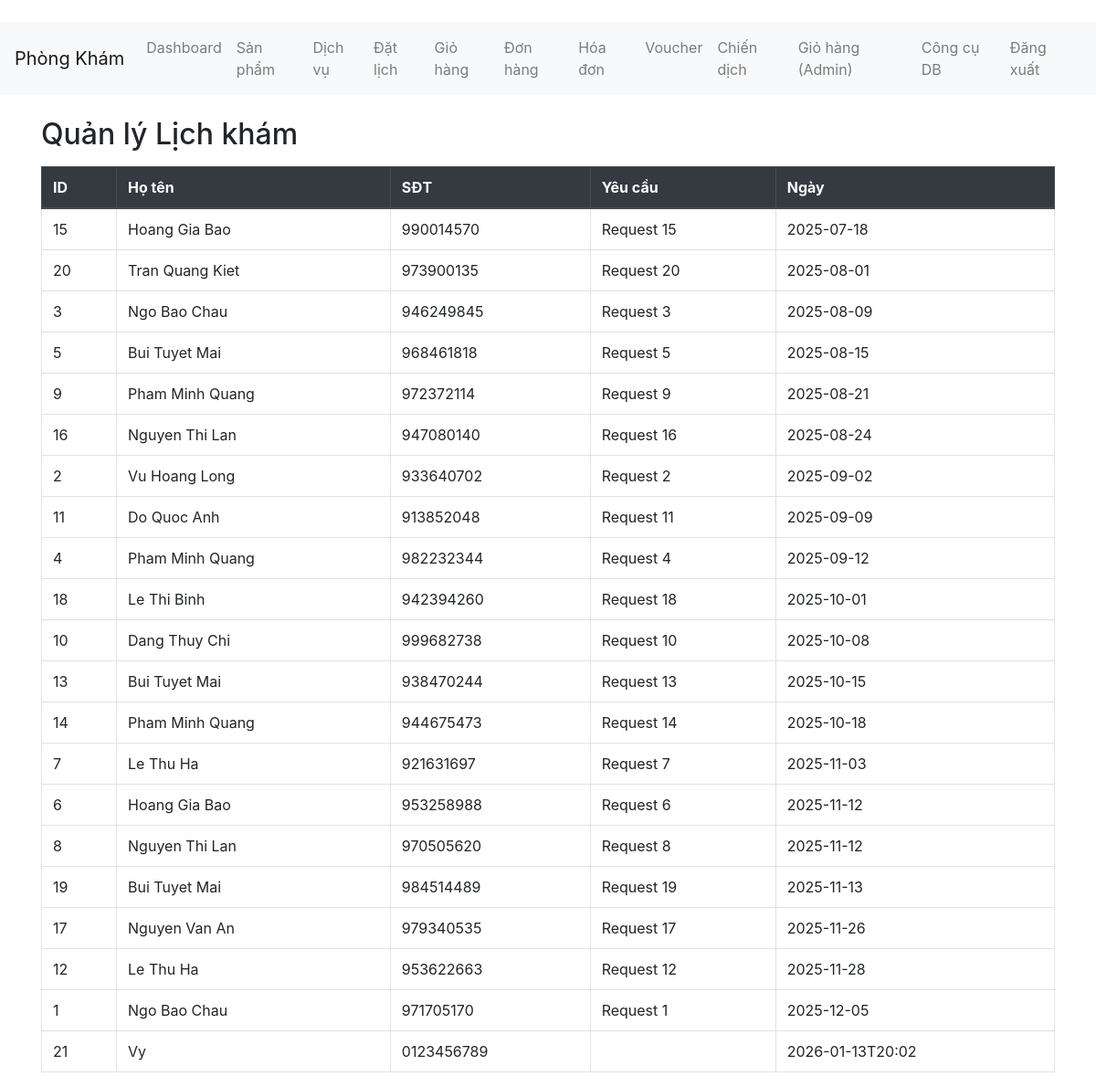
The page /admin/schedule (signed in) on the database its author committed.
### tables this page shows
CREATE TABLE bookings (stt INTEGER PRIMARY KEY, name TEXT, phone TEXT, timebooking TEXT, require TEXT);

### app.py (the view)
@app.route("/admin/schedule")
def admin_schedule():
    if session.get("role") != "admin":
        return redirect(url_for("login"))
    conn = get_conn()
    rows = conn.execute(
        "SELECT stt, name, phone, timebooking, require FROM bookings ORDER BY timebooking"
    ).fetchall()
    conn.close()
    return render_template("admin_schedule.html", bookings=[dict(r) for r in rows])

### app.py (called while the page is built)
def get_conn() -> sqlite3.Connection:
    conn = sqlite3.connect(DB_PATH)
    conn.row_factory = sqlite3.Row
    conn.execute("PRAGMA foreign_keys = ON")
    return conn

### template/admin_schedule.html
﻿{% extends "base.html" %}
{% block content %}
<h2>Quản lý Lịch khám</h2>
<table class="table table-bordered mt-3">
  <thead class="thead-dark">
    <tr>
      <th>ID</th><th>Họ tên</th><th>SĐT</th><th>Yêu cầu</th><th>Ngày</th>
    </tr>
  </thead>
  <tbody>
    {% for b in bookings %}
    <tr>
      <td>{{ b["stt"] }}</td>
      <td>{{ b["name"] }}</td>
      <td>{{ b["phone"] }}</td>
      <td>{{ b["require"] }}</td>
      <td>{{ b["timebooking"] }}</td>
    </tr>
    {% endfor %}
  </tbody>
</table>
{% endblock %}

### rows shown on the page
bookings: stt "15", name "Hoang Gia Bao", phone "990014570", require "Request 15", timebooking "2025-07-18"
bookings: stt "20", name "Tran Quang Kiet", phone "973900135", require "Request 20", timebooking "2025-08-01"
bookings: stt "3", name "Ngo Bao Chau", phone "946249845", require "Request 3", timebooking "2025-08-09"
bookings: stt "5", name "Bui Tuyet Mai", phone "968461818", require "Request 5", timebooking "2025-08-15"
bookings: stt "9", name "Pham Minh Quang", phone "972372114", require "Request 9", timebooking "2025-08-21"
bookings: stt "16", name "Nguyen Thi Lan", phone "947080140", require "Request 16", timebooking "2025-08-24"
bookings: stt "2", name "Vu Hoang Long", phone "933640702", require "Request 2", timebooking "2025-09-02"
bookings: stt "11", name "Do Quoc Anh", phone "913852048", require "Request 11", timebooking "2025-09-09"
bookings: stt "4", name "Pham Minh Quang", phone "982232344", require "Request 4", timebooking "2025-09-12"
bookings: stt "18", name "Le Thi Binh", phone "942394260", require "Request 18", timebooking "2025-10-01"
bookings: stt "10", name "Dang Thuy Chi", phone "999682738", require "Request 10", timebooking "2025-10-08"
bookings: stt "13", name "Bui Tuyet Mai", phone "938470244", require "Request 13", timebooking "2025-10-15"
bookings: stt "14", name "Pham Minh Quang", phone "944675473", require "Request 14", timebooking "2025-10-18"
bookings: stt "7", name "Le Thu Ha", phone "921631697", require "Request 7", timebooking "2025-11-03"
bookings: stt "6", name "Hoang Gia Bao", phone "953258988", require "Request 6", timebooking "2025-11-12"
bookings: stt "8", name "Nguyen Thi Lan", phone "970505620", require "Request 8", timebooking "2025-11-12"
bookings: stt "19", name "Bui Tuyet Mai", phone "984514489", require "Request 19", timebooking "2025-11-13"
bookings: stt "17", name "Nguyen Van An", phone "979340535", require "Request 17", timebooking "2025-11-26"
bookings: stt "12", name "Le Thu Ha", phone "953622663", require "Request 12", timebooking "2025-11-28"
bookings: stt "1", name "Ngo Bao Chau", phone "971705170", require "Request 1", timebooking "2025-12-05"
bookings: stt "21", name "Vy", phone "0123456789", timebooking "2026-01-13T20:02"
